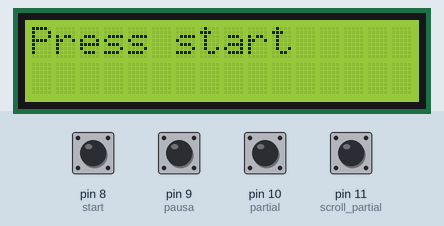
This sketch was run on a simulated Arduino Uno, built with avr-gcc and run on an emulated ATmega328P. Parts: 16×2 character LCD. The test bench sets the inputs (shaded band); at power-on: pin 8 (start), pin 9 (pausa), pin 10 (partial), pin 11 (scroll_partial) HIGH.

Above: at 2.4 s.
2.5 s: pin 8 (start) pulled LOW for 0.15 s
At 2.66 s:
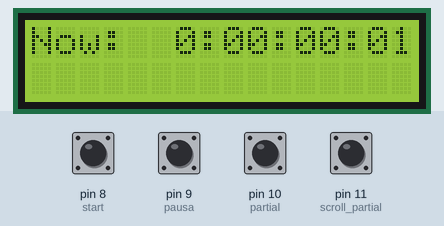
4.9 s: pin 10 (partial) pulled LOW for 3.2 s
At 6.1 s:
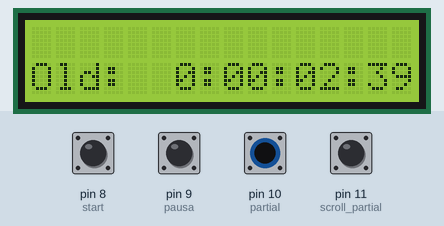
10.2 s: pin 9 (pausa) pulled LOW for 0.15 s
At 10.9 s:
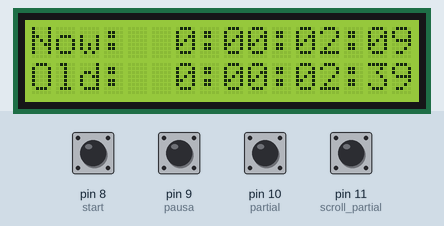
11.8 s: pin 11 (scroll_partial) pulled LOW for 0.15 s
At 12.7 s:
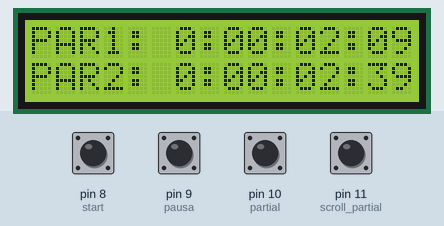
13.4 s: pin 8 (start) pulled LOW for 1 s
At 13.86 s:
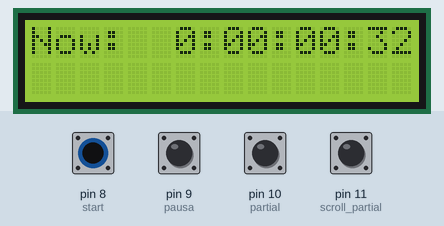
17.3 s: pin 9 (pausa) pulled LOW for 1 s
At 18.3 s:
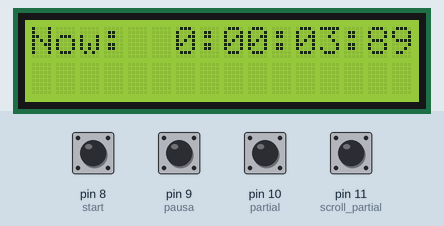
Timing chart, 0 to 20.3 s (numbered marks = the images above; inputs shaded):
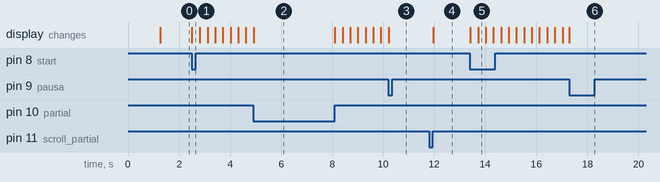

Measured:
- after the input at 2.5 s, the display: changes at once (image 1)
- after the input at 4.9 s, the display: changes at once (image 2)
- after the input at 11.8 s, the display: changes after 0.16 s (image 4)
- after the input at 13.4 s, the display: first changes at once (image 5 shows a later state)

The sketch:

stop_watch_by_hertier1.ino
```cpp
// NAME: IRADUKUNDA  Hertier   //
// PROJECT NAME: STOP WATCH
// DATE: 3rd/April/2024

#include <LiquidCrystal.h>
//PIN 5 R/W to Ground, for writing
//LCD Mode : 4 data pin
//Functions: Start, stop, saving up to 4 partial time in memory.
//10 millis = 1 hundredth of a second. The chronometer measures hour, minutes, seconds, and hundredths of a second.

//Buttons with internal Pullup, so if they get pressed we get LOW
const int start = 8;  //Start the stopwatch
const int pausa = 9;  //Stop
const int partial = 10;  //Save a partial
const int scroll_partial = 11;  //If paused, check the 4 last saved partial
int x = 0; //Variable to manage the loop

//LCD
int lcdclear = 0; //this to variables are needed for managing
int Display = 0; //the display, to clear and print

//chronometer
int cents = 0;
int seconds = 0;
int minutes = 0;
int hours = 0;
const int interval = 10; //Every 10 milliseconds i increase  1 cent
unsigned long previousMillis = 0;
int c1, c2, s1, s2, m1, m2, h; //Variables used to put in the form
                              //h:m2m1:s2s1:c2c1
//Partial: It has 4 partial, that can be seen if stopwatch is stopped
int partial2[7]; // partial (The first stays in Old and The last partial stays in New:)
int partial3[7];
int partial4[7];
int scrolling = 0; //Used to scroll the saved partial times


LiquidCrystal lcd(2, 3, 4, 5, 6, 7); // RS-Enable-D4-D5-D6-D7 in that digitalPin

void setup() {
  pinMode(start, INPUT_PULLUP); //In the schematic from right to left
  pinMode(pausa, INPUT_PULLUP);//there are start-pausa-partial-scroll_partial
  pinMode(partial, INPUT_PULLUP);
  pinMode(scroll_partial, INPUT_PULLUP);
  lcd.begin(16,2);
  lcd.print("UMURAGWA");
  delay(1200);
  lcd.clear();
  lcd.print("Press start");

}

void loop() {
  if (x == 0) {  //Initially is 0
    while(digitalRead(start) == HIGH) {};  //Until we press the button, the chronometer doesn't start
  x++;
  }
  if (lcdclear == 0){   //Condition to clear the display, used in the various functions
    lcd.clear();
    lcdclear++;
  }
  if (Display == 0){
  lcd.home();
  lcd.print("Now:  ");  //With this condition, we can print "Now: " one single time, otherwise the chronometer wouldn't be precise
  Display++;
  scrolling = 0;
  }
  chronometer();
  pause();
  f_partial();
}
void chronometer(void){   //This function print:   "New: Actual time"
  unsigned long currentMillis = millis();
  if (currentMillis - previousMillis >= interval) {
    previousMillis = currentMillis;
    cents++;
    if (cents == 100){
      cents = 0;
      seconds++;
      if (seconds == 60) {
        seconds = 0;
        minutes++;
        if (minutes == 60){
          minutes = 0;
          hours++;
          if (hours == 24)
            hours = 0;
          }
      }
   }
    int cent = cents;
    int sec = seconds;
    int minu = minutes; //Taking the digits separately
    h = hours;
    c1 = cent%10;
    cent /= 10;
    c2 = cent%10;
    s1 = sec%10;
    sec /= 10;
    s2 = sec%10;
    m1 = minu%10;
    minu /= 10;
    m2 = minu%10;
    lcd.setCursor(6, 0);
    lcd.print(h);
    lcd.print(':');
    lcd.print(m2);
    lcd.print(m1);
    lcd.print(':');
    lcd.print(s2);
    lcd.print(s1);
    lcd.print(':');
    lcd.print(c2);
    lcd.print(c1);
  }
}

void scrollPartial(void){
    while(digitalRead(scroll_partial) == LOW) {}; //Debounce, as long as we press the button the real function doesn't start
    if (scrolling == 0) { //Visualize the last 2 partials
    lcd.clear();
    lcd.home();
    lcd.print("PAR1:");
    lcd.setCursor(6, 0);
    lcd.print(h);
    lcd.print(':');
    lcd.print(m2);
    lcd.print(m1);
    lcd.print(':');
    lcd.print(s2);
    lcd.print(s1);
    lcd.print(':');
    lcd.print(c2);
    lcd.print(c1);
    lcd.setCursor(0, 1);
    lcd.print("PAR2:");
    lcd.setCursor(6, 1);
    lcd.print(partial2[0]);
    lcd.print(':');
    lcd.print(partial2[1]);
    lcd.print(partial2[2]);
    lcd.print(':');
    lcd.print(partial2[3]);
    lcd.print(partial2[4]);
    lcd.print(':');
    lcd.print(partial2[5]);
    lcd.print(partial2[6]);
    Display = 0; //When we press start the display must be cleared
    lcdclear = 0;
    cents = seconds = minutes = hours  = 0;
    scrolling++;
  }
  else if (scrolling == 1){ //Visualize 3th and 4th partial
    lcd.clear();
    lcd.home();
    lcd.print("PAR3:");
    lcd.setCursor(6, 0);
    lcd.print(partial3[0]);
    lcd.print(':');
    lcd.print(partial3[1]);
    lcd.print(partial3[2]);
    lcd.print(':');
    lcd.print(partial3[3]);
    lcd.print(partial3[4]);
    lcd.print(':');
    lcd.print(partial3[5]);
    lcd.print(partial3[6]);
    lcd.setCursor(0, 1);
    lcd.print("PAR4:");
    lcd.setCursor(6, 1);
    lcd.print(partial4[0]);
    lcd.print(':');
    lcd.print(partial4[1]);
    lcd.print(partial4[2]);
    lcd.print(':');
    lcd.print(partial4[3]);
    lcd.print(partial4[4]);
    lcd.print(':');
    lcd.print(partial4[5]);
    lcd.print(partial4[6]);
    Display = 0; //When we press start the display must be cleared
    lcdclear = 0;
    cents = seconds = minutes = hours  = 0;
    scrolling = 0;

  }

}


void pause(void){  //If pause is pressed,then the function will pauseuntil we press start again
      if (digitalRead(pausa) == HIGH)
        return;
      else if (digitalRead(pausa) == LOW){
        while(digitalRead(start) == HIGH) {
          if (digitalRead(scroll_partial) == LOW)
            scrollPartial();
          }
    }
}

void f_partial(void){   //If this button is pressed, we put the current value of New in Old, and a new crhonometer starts
  if (digitalRead(partial) == HIGH)
    return;
  else if (digitalRead(partial) == LOW ){
   lcd.clear();
   lcd.setCursor(0, 1); //The values calculated in the function chronometer can be used,  h,m,s,c
   lcd.print("Old: ");
   lcd.setCursor(6, 1);
   lcd.print(h);
   lcd.print(':');
   lcd.print(m2);
   lcd.print(m1);
   lcd.print(':');
   lcd.print(s2);
   lcd.print(s1);
   lcd.print(':');
   lcd.print(c2);
   lcd.print(c1);
   Display = 0;
   cents = 0;
   seconds = 0;
   minutes = 0;
   hours = 0;

   partial4[0] = partial3[0]; //Partial4[] is updated with the old partial3[]
   partial4[1] = partial3[1];
   partial4[2] = partial3[2];
   partial4[3] = partial3[3];
   partial4[4] = partial3[4];
   partial4[5] = partial3[5];


   partial4[6] = partial3[6];
   partial3[0] = partial2[0]; //Partial3[] is updated with the old partial2[]
   partial3[1] = partial2[1];
   partial3[2] = partial2[2];
   partial3[3] = partial2[3];
   partial3[4] = partial2[4];
   partial3[5] = partial2[5];
   partial3[6] = partial2[6];

   partial2[0] = h;    //Update partial2 with OLD
   partial2[1] = m2;
   partial2[2] = m1;
   partial2[3] = s2;
   partial2[4] = s1;
   partial2[5] = c2;
   partial2[6] = c1;

   while(digitalRead(partial) == LOW) {};
  }
}
```
